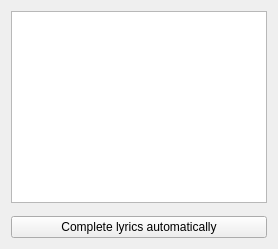
          <widget class="QWidget" name="tab_lyrics">
           <attribute name="title">
            <string>Lyrics</string>
           </attribute>
           <layout class="QVBoxLayout" name="verticalLayout_7">
            <property name="sizeConstraint">
             <enum>QLayout::SetMaximumSize</enum>
            </property>
            <item>
             <widget class="TextEdit" name="lyrics">
              <property name="has_reset_button" stdset="0">
               <bool>true</bool>
              </property>
              <property name="has_clear_button" stdset="0">
               <bool>false</bool>
              </property>
             </widget>
            </item>
            <item>
             <widget class="QLabel" name="label_lyrics">
              <property name="enabled">
               <bool>false</bool>
              </property>
              <property name="maximumSize">
               <size>
                <width>1</width>
                <height>1</height>
               </size>
              </property>
              <property name="text">
               <string/>
              </property>
              <property name="buddy">
               <cstring>lyrics</cstring>
              </property>
             </widget>
            </item>
            <item>
             <widget class="QPushButton" name="fetch_lyrics">
              <property name="text">
               <string>Complete lyrics automatically</string>
              </property>
             </widget>
            </item>
           </layout>
          </widget>
